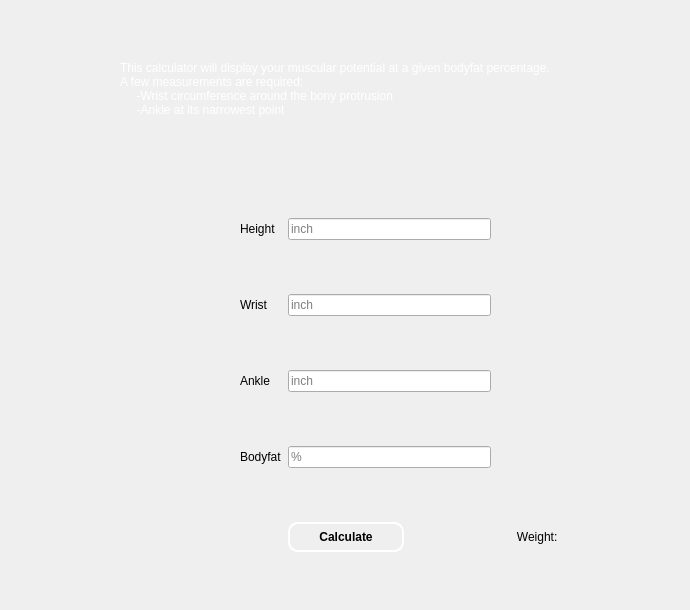
     <widget class="QWidget" name="page_potential">
      <property name="styleSheet">
       <string notr="true">font: bold 22px &quot;Calibri&quot;;</string>
      </property>
      <widget class="QWidget" name="gridLayoutWidget_3">
       <property name="geometry">
        <rect>
         <x>240</x>
         <y>170</y>
         <width>321</width>
         <height>431</height>
        </rect>
       </property>
       <layout class="QGridLayout" name="gridLayout_pot">
        <item row="0" column="0">
         <widget class="QLabel" name="label_height_pot">
          <property name="text">
           <string>Height</string>
          </property>
         </widget>
        </item>
        <item row="1" column="1">
         <widget class="QLineEdit" name="lineEdit_wrist_pot">
          <property name="placeholderText">
           <string>inch</string>
          </property>
         </widget>
        </item>
        <item row="2" column="1">
         <widget class="QLineEdit" name="lineEdit_ankle_pot">
          <property name="placeholderText">
           <string>inch</string>
          </property>
         </widget>
        </item>
        <item row="3" column="1">
         <widget class="QLineEdit" name="lineEdit_bodyfat_pot">
          <property name="readOnly">
           <bool>false</bool>
          </property>
          <property name="placeholderText">
           <string>%</string>
          </property>
         </widget>
        </item>
        <item row="1" column="0">
         <widget class="QLabel" name="label_wrist_pot">
          <property name="text">
           <string>Wrist</string>
          </property>
         </widget>
        </item>
        <item row="3" column="0">
         <widget class="QLabel" name="label_bodyfat_pot">
          <property name="text">
           <string>Bodyfat</string>
          </property>
         </widget>
        </item>
        <item row="4" column="1">
         <widget class="QPushButton" name="pushButton_pot">
          <property name="styleSheet">
           <string notr="true">QPushButton{
    border-style: outset;
    border-width: 2px;
    border-radius: 10px;
    border-color: white;
    font: bold;
   	max-width: 100px;
    padding: 6px;
}</string>
          </property>
          <property name="text">
           <string>Calculate</string>
          </property>
         </widget>
        </item>
        <item row="0" column="1">
         <widget class="QLineEdit" name="lineEdit_height_pot">
          <property name="placeholderText">
           <string>inch</string>
          </property>
         </widget>
        </item>
        <item row="2" column="0">
         <widget class="QLabel" name="label_ankle_pot">
          <property name="text">
           <string>Ankle</string>
          </property>
         </widget>
        </item>
        <item row="4" column="2" alignment="Qt::AlignHCenter">
         <widget class="QLabel" name="label_weight_pot">
          <property name="text">
           <string>      Weight: </string>
          </property>
         </widget>
        </item>
       </layout>
      </widget>
      <widget class="QWidget" name="verticalLayoutWidget_5">
       <property name="geometry">
        <rect>
         <x>120</x>
         <y>20</y>
         <width>561</width>
         <height>137</height>
        </rect>
       </property>
       <layout class="QVBoxLayout" name="verticalLayout_pot">
        <item>
         <widget class="QLabel" name="label_summary_pot">
          <property name="palette">
           <palette>
            <active>
             <colorrole role="WindowText">
              <brush brushstyle="SolidPattern">
               <color alpha="255">
                <red>255</red>
                <green>255</green>
                <blue>255</blue>
               </color>
              </brush>
             </colorrole>
             <colorrole role="Button">
              <brush brushstyle="SolidPattern">
               <color alpha="255">
                <red>36</red>
                <green>36</green>
                <blue>36</blue>
               </color>
              </brush>
             </colorrole>
             <colorrole role="Text">
              <brush brushstyle="SolidPattern">
               <color alpha="255">
                <red>255</red>
                <green>255</green>
                <blue>255</blue>
               </color>
              </brush>
             </colorrole>
             <colorrole role="ButtonText">
              <brush brushstyle="SolidPattern">
               <color alpha="255">
                <red>255</red>
                <green>255</green>
                <blue>255</blue>
               </color>
              </brush>
             </colorrole>
             <colorrole role="Base">
              <brush brushstyle="SolidPattern">
               <color alpha="255">
                <red>36</red>
                <green>36</green>
                <blue>36</blue>
               </color>
              </brush>
             </colorrole>
             <colorrole role="Window">
              <brush brushstyle="SolidPattern">
               <color alpha="255">
                <red>36</red>
                <green>36</green>
                <blue>36</blue>
               </color>
              </brush>
             </colorrole>
             <colorrole role="PlaceholderText">
              <brush brushstyle="NoBrush">
               <color alpha="128">
                <red>255</red>
                <green>255</green>
                <blue>255</blue>
               </color>
              </brush>
             </colorrole>
            </active>
            <inactive>
             <colorrole role="WindowText">
              <brush brushstyle="SolidPattern">
               <color alpha="255">
                <red>255</red>
                <green>255</green>
                <blue>255</blue>
               </color>
              </brush>
             </colorrole>
             <colorrole role="Button">
              <brush brushstyle="SolidPattern">
               <color alpha="255">
                <red>36</red>
                <green>36</green>
                <blue>36</blue>
               </color>
              </brush>
             </colorrole>
             <colorrole role="Text">
              <brush brushstyle="SolidPattern">
               <color alpha="255">
                <red>255</red>
                <green>255</green>
                <blue>255</blue>
               </color>
              </brush>
             </colorrole>
             <colorrole role="ButtonText">
              <brush brushstyle="SolidPattern">
               <color alpha="255">
                <red>255</red>
                <green>255</green>
                <blue>255</blue>
               </color>
              </brush>
             </colorrole>
             <colorrole role="Base">
              <brush brushstyle="SolidPattern">
               <color alpha="255">
                <red>36</red>
                <green>36</green>
                <blue>36</blue>
               </color>
              </brush>
             </colorrole>
             <colorrole role="Window">
              <brush brushstyle="SolidPattern">
               <color alpha="255">
                <red>36</red>
                <green>36</green>
                <blue>36</blue>
               </color>
              </brush>
             </colorrole>
             <colorrole role="PlaceholderText">
              <brush brushstyle="NoBrush">
               <color alpha="128">
                <red>255</red>
                <green>255</green>
                <blue>255</blue>
               </color>
              </brush>
             </colorrole>
            </inactive>
            <disabled>
             <colorrole role="WindowText">
              <brush brushstyle="SolidPattern">
               <color alpha="255">
                <red>255</red>
                <green>255</green>
                <blue>255</blue>
               </color>
              </brush>
             </colorrole>
             <colorrole role="Button">
              <brush brushstyle="SolidPattern">
               <color alpha="255">
                <red>36</red>
                <green>36</green>
                <blue>36</blue>
               </color>
              </brush>
             </colorrole>
             <colorrole role="Text">
              <brush brushstyle="SolidPattern">
               <color alpha="255">
                <red>255</red>
                <green>255</green>
                <blue>255</blue>
               </color>
              </brush>
             </colorrole>
             <colorrole role="ButtonText">
              <brush brushstyle="SolidPattern">
               <color alpha="255">
                <red>255</red>
                <green>255</green>
                <blue>255</blue>
               </color>
              </brush>
             </colorrole>
             <colorrole role="Base">
              <brush brushstyle="SolidPattern">
               <color alpha="255">
                <red>36</red>
                <green>36</green>
                <blue>36</blue>
               </color>
              </brush>
             </colorrole>
             <colorrole role="Window">
              <brush brushstyle="SolidPattern">
               <color alpha="255">
                <red>36</red>
                <green>36</green>
                <blue>36</blue>
               </color>
              </brush>
             </colorrole>
             <colorrole role="PlaceholderText">
              <brush brushstyle="NoBrush">
               <color alpha="128">
                <red>255</red>
                <green>255</green>
                <blue>255</blue>
               </color>
              </brush>
             </colorrole>
            </disabled>
           </palette>
          </property>
          <property name="text">
           <string>This calculator will display your muscular potential at a given bodyfat percentage.
A few measurements are required:
     -Wrist circumference around the bony protrusion
     -Ankle at its narrowest point   </string>
          </property>
          <property name="wordWrap">
           <bool>true</bool>
          </property>
         </widget>
        </item>
       </layout>
      </widget>
     </widget>
